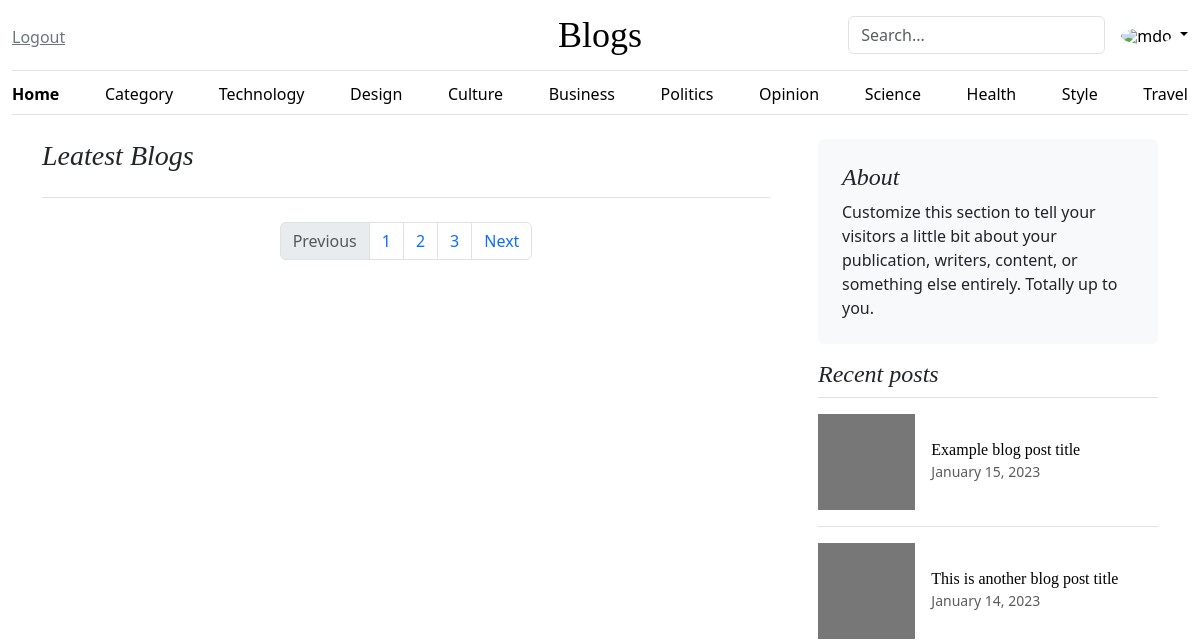
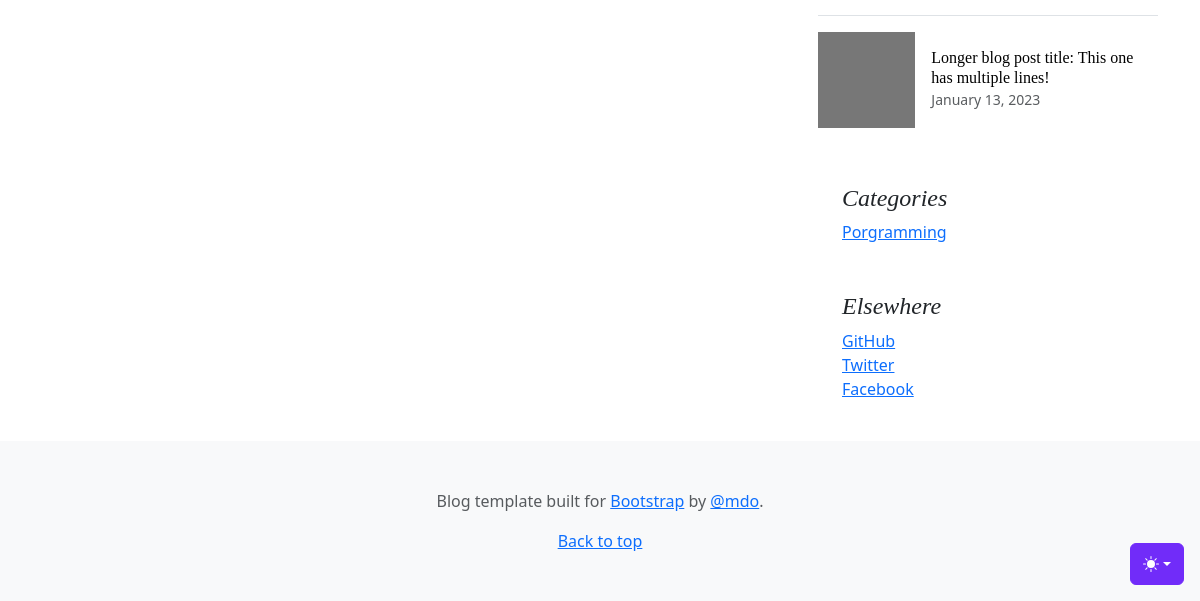
Before: / (signed in) with the older database file (2 pictures, top to bottom).
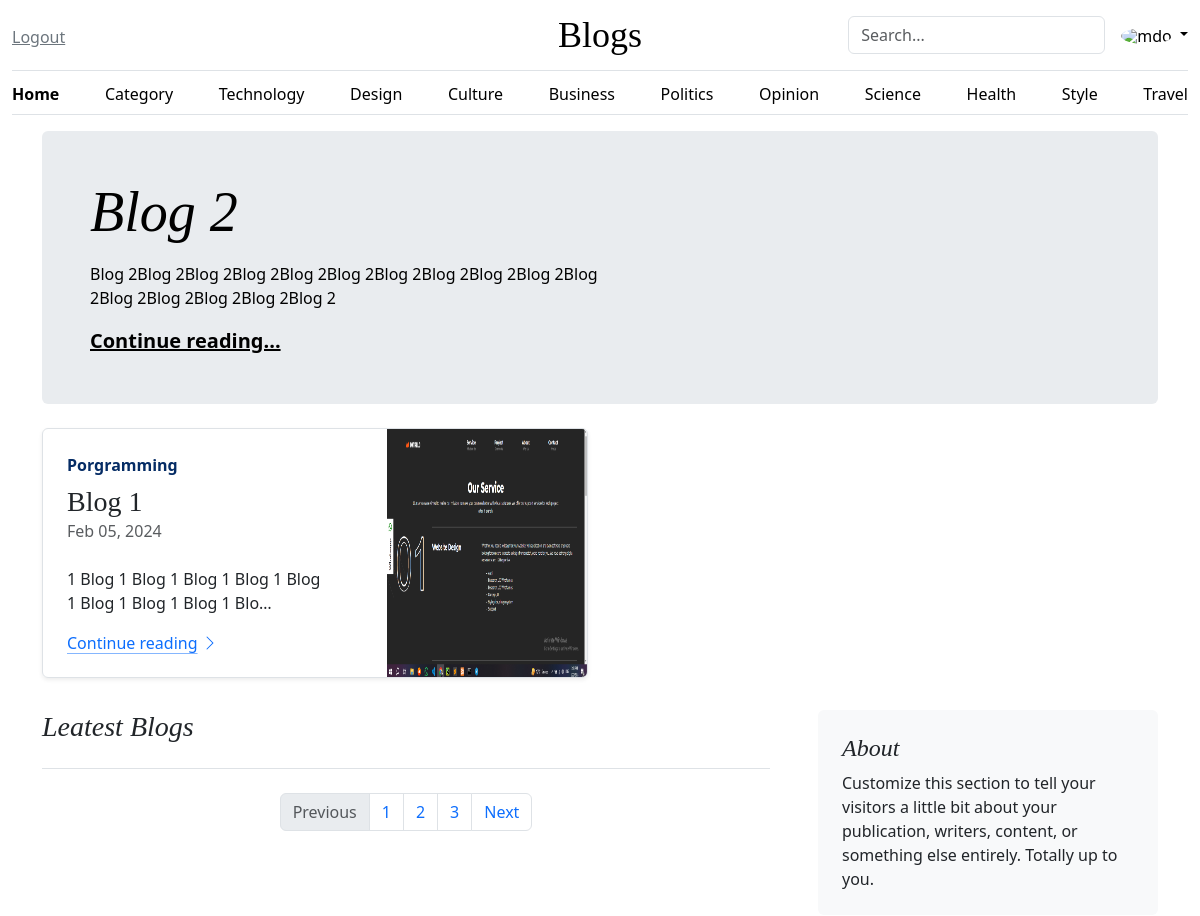
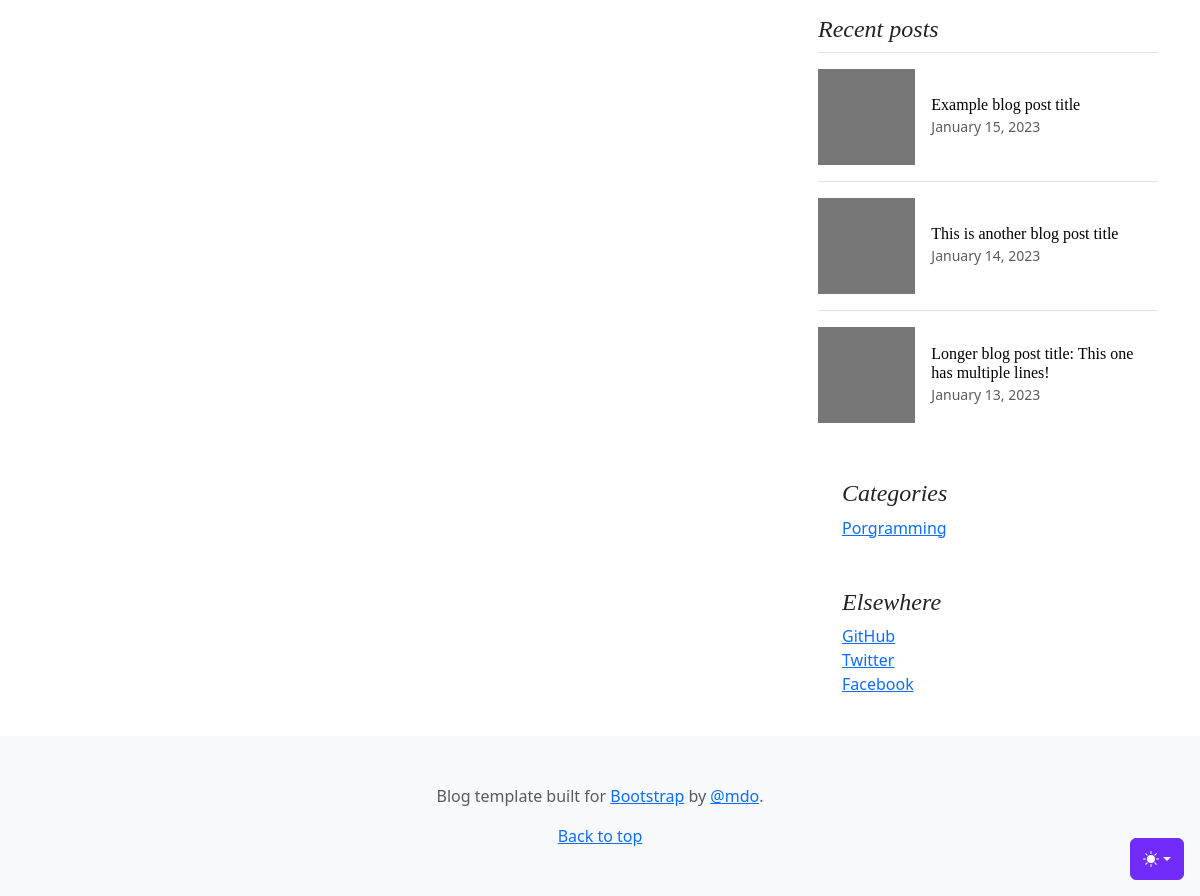
After: the same page with the newer database file (2 pictures, top to bottom).
### core/models.py (models this page shows, shortened)
class Category(models.Model):
    name = models.CharField(max_length=255)
    date = models.DateTimeField(auto_now_add=True)
    slug = models.CharField(max_length=50, unique=True, blank=True, null=True)
    def __str__(self):
        return self.name

class Post(models.Model):
    STATUS = (
        ('Draft','Draft'),
        ('Publish','Publish')
    )
    featured_img = models.ImageField(upload_to='post/')
    title = models.CharField(max_length=255)
    author = models.ForeignKey(User, on_delete=models.CASCADE)
    category = models.ForeignKey(Category, on_delete=models.CASCADE)
    date = models.DateTimeField(auto_now_add=True)
    update = models.DateTimeField(auto_now=True, null=True)
    content = RichTextField()
    slug = models.CharField(max_length=255, unique=True)
    status = models.CharField(choices=STATUS, max_length=150)

### core/views.py (the view)
# urls.py: path("", views.index, name='index'),
def index(request):
    category = Category.objects.all().order_by("-id")
    post = Post.objects.filter(status='Publish').order_by("-id")
    context = {
        'category':category,
        'post':post,
    }
    return render(request, 'index.html', context)

### template/index.html (shortened to what the changed rows need)
{% extends 'base.html' %}
{% block content %}
<main class="container">
  {% for i in post|slice:"0:1" %}
  <div class="p-4 p-md-5 mb-4 rounded text-body-emphasis bg-body-secondary">
      <div class="col-lg-6 px-0">
        <h1 class="display-4 fst-italic">{{i.title|truncatechars:"15"}}</h1>
        <p class="lead my-3">{{i.content|safe|truncatechars:"170"}}</p>
        <p class="lead mb-0"><a href="{% url 'post_view' i.slug %}" class="text-body-emphasis fw-bold">Continue reading...</a></p>
      </div>
    </div>
    {% endfor %}
    <div class="row mb-2">
      {% for u in post|slice:"1:3" %}
      <div class="col-md-6">
        <div class="row g-0 border rounded overflow-hidden flex-md-row mb-4 shadow-sm h-md-250 position-relative">
          <div class="col p-4 d-flex flex-column position-static">
            <strong class="d-inline-block mb-2 text-primary-emphasis">{{u.category}}</strong>
            <h3 class="mb-0">{{u.title|truncatechars:"16"}}</h3>
            <div class="mb-1 text-body-secondary">{{u.date|date:"M d, Y"}}</div>
            <p class="card-text mb-auto">{{u.content|safe|truncatechars:"110"}}</p>
            <a href="{% url 'post_view' u.slug %}" class="icon-link gap-1 icon-link-hover stretched-link">
              Continue reading
              <svg class="bi"><use xlink:href="#chevron-right"/></svg>
            </a>
          </div>
          <div class="col-auto d-none d-lg-block">
            <img src="{{u.featured_img.url}}" width="200" height="250">
          </div>
        </div>
      </div>
      {% endfor %}
    </div>
    <div class="row g-5">
      <div class="col-md-4">
        <div class="position-sticky" style="top: 2rem;">
          <div class="p-4">
            <ol class="list-unstyled mb-0">
              {% for i in category %}
               <li><a href="#">{{i.name}}</a></li>
              {% endfor %}
            </ol>
          </div>
        </div>
      </div>
    </div>
  </main>
{% endblock content %}

Changed rows visible on the page:
added Post: title "Blog 2", content "Blog 2Blog 2Blog 2Blog 2Blog 2Blog 2Blog 2Blog 2Blog 2Blog 2Blog 2Blog 2Blog 2Blog 2Blog 2Blog 2"
added Post: category "Porgramming", title "Blog 1", date "Feb 05, 2024", content "1 Blog 1 Blog 1 Blog 1 Blog 1 Blog 1 Blog 1 Blog 1 Blog 1 Blo…", featured_img (picture)
